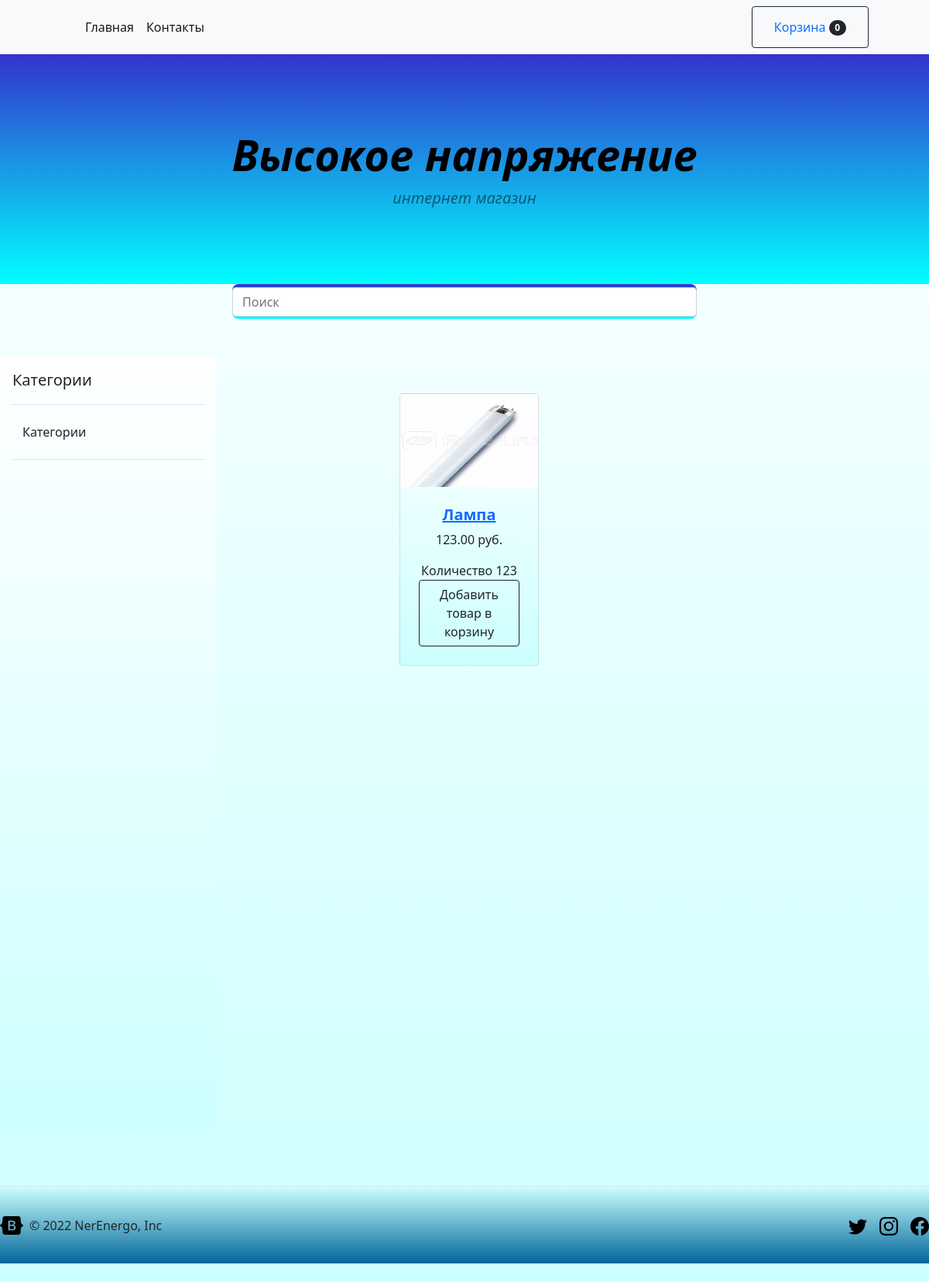
The app's page /, older data.
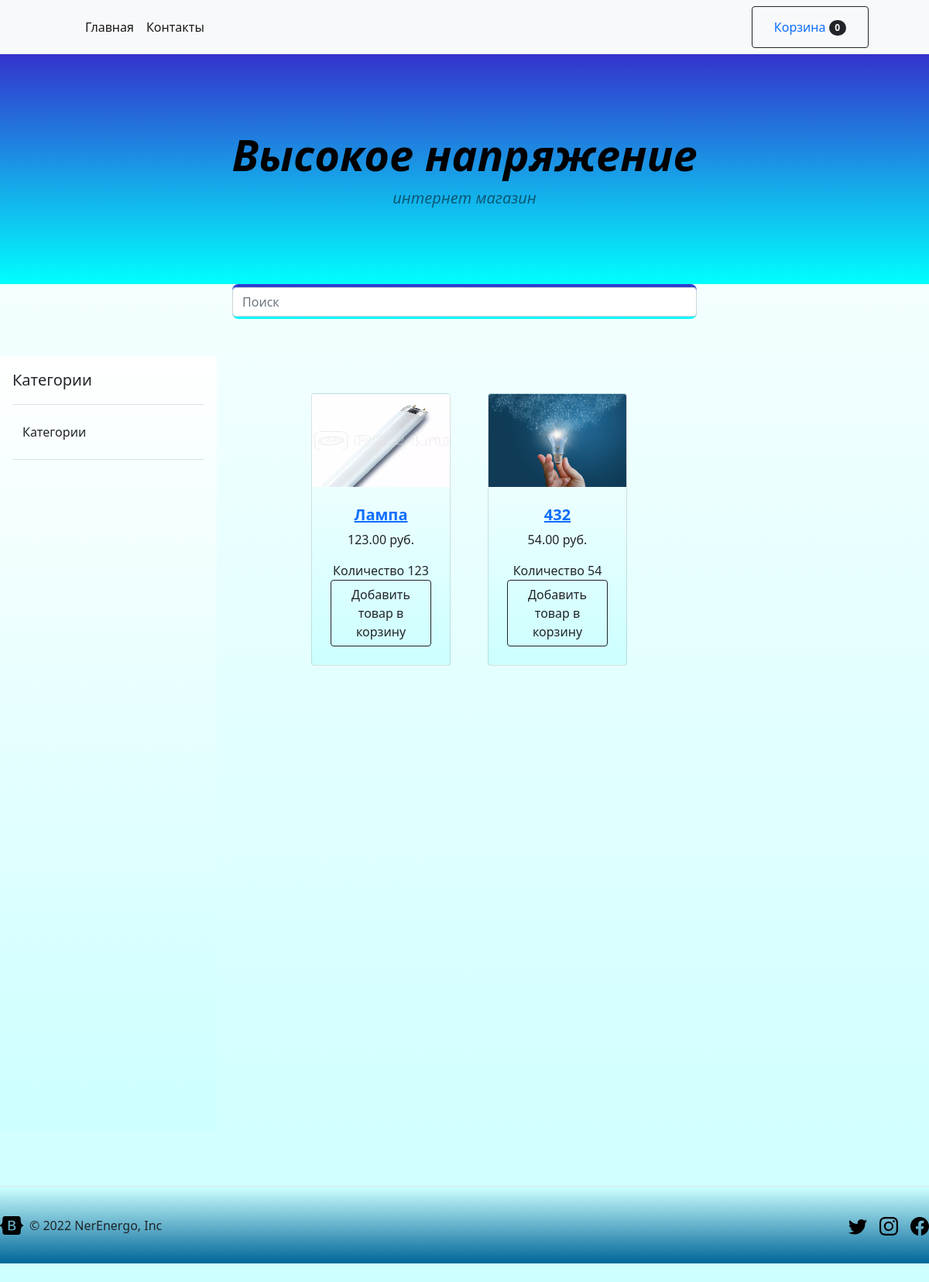
The same page, newer data.
### mainapp/models.py (models this page shows, shortened)
class Product(models.Model):
	category = models.ForeignKey(Category, verbose_name='Категория', on_delete=models.CASCADE)
	title = models.CharField(max_length=255, verbose_name="наименование")
	slug = models.SlugField(unique=True)
	image = models.ImageField(verbose_name='Изображение')
	description = models.TextField(verbose_name='описание', null=True)
	price = models.DecimalField(max_digits=9, decimal_places=2, verbose_name='Цена')
	count_view = models.PositiveIntegerField(default=0, verbose_name='Количество')
	def get_model_name(self):
		return self.__class__.__name__.lower()

### mainapp/views.py (the view)
# urls.py: path('', BaseView.as_view(), name='base.html'),
class BaseView(CategoryDetailMixin, CartMixin, View):
    def get(self, request, *args, **kwargs):
        categories = Category.objects.all()
        products = Product.objects.all()
        paginator = Paginator(products, 4)
        page_number = self.request.GET.get('page')
        product_list = paginator.get_page(page_number)
        context = {
            'categories': categories,
            'cart': self.cart,
            'product_list': product_list
        }
        print(len(product_list))
        print(product_list)
        return render(request, 'base.html', context)

### mainapp/mixins.py (called while the page is built)
	def dispatch(self, request, *args, **kwargs):
		if request.user.is_authenticated:
			customer = Customer.objects.filter(user=request.user).first()
			if not customer:
				customer = Customer.objects.create(user=request.user)
			cart = Cart.objects.filter(owner=customer).first()
			if not cart:
				cart = Cart.objects.create(owner=customer)
		else:
			cart = Cart.objects.filter(for_anonymous_user=True).first()
			if not cart:
				cart = Cart.objects.create(for_anonymous_user=True)
		self.cart = cart
		return super().dispatch(request, *args, **kwargs)

### mainapp/templates/base.html (shortened to what the changed rows need)
<!DOCTYPE html>
<html lang="en">
    <head>
        <link href="https://cdn.jsdelivr.net/npm/bootstrap@5.1.3/dist/css/bootstrap.min.css" rel="stylesheet">
    </head>
    <body>
        <header class=" py-5" id="header">
            <div class="container px-4 px-lg-5 my-5">
                <div class="text-center text-black" id="header_text">
                    <h1 class="display-4 fw-bolder">Высокое напряжение</h1>
                </div>
            </div>
        </header>
        <section class="py-5" id="">
                    {% load mptt_tags %}
            {% block content %}
            <div class="container px-4 px-lg-5 mt-5" id="content-sec">
                <div class="row gx-4 gx-lg-5 row-cols-2 row-cols-md-3 row-cols-xl-4 justify-content-center" id="product_pic">
                    {% for product in product_list %}
                    <div class="col mb-5" id="pord-view">
                        <div class="card" style="background: linear-gradient(to top, #ccffff 0%, #ffffff 100%);" >
                            <a href=" {{ product.get_absolute_url }} "><img class="card-img-top" src="{{ product.image.url }}" alt="..." style="height: 120px" />
                            <div class="card-body p-4" style="height: 120px">
                                <div class="text-center">
                                    <h5 class="fw-bolder">
                                        <a href="{{ product.get_absolute_url }}">{{ product.title }}</a>
                                    </h5>
                                    <p>{{ product.price }} руб.</p>
                                    <p>Количество {{ product.count_view }}</p>
                                </div>
                            </div>
                            <div class="card-footer p-4 pt-0 border-top-0 bg-transparent">
                                <div class="text-center">
                                    <a href="{% url 'add_to_cart' ct_model=product.get_model_name slug=product.slug %}"><button class="btn btn-outline-dark mt-auto">Добавить товар в корзину</button></a>
                                </div>
                            </div>
                        </div>
                    </div>
                    {% endfor %}
                </div>
            </div>
            {% endblock content %}
        </section>
    </body>
</html>

Row changes from the older to the newer data that the page shows:
added Product: image (picture), title "432", price "54.00", count_view "54"
